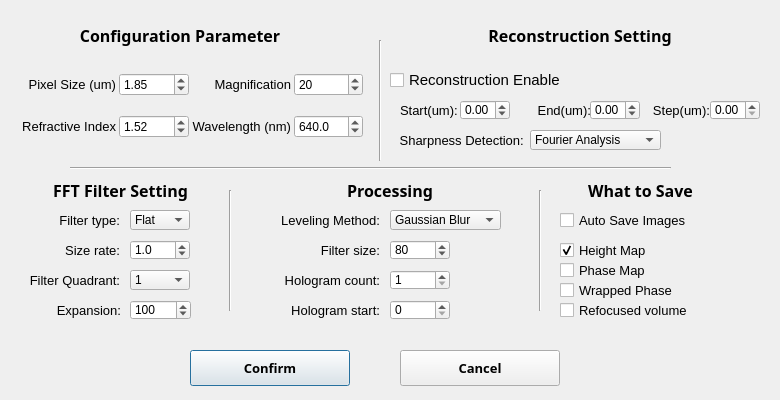
<?xml version="1.0" encoding="UTF-8"?>
<ui version="4.0">
 <class>SystemSetting</class>
 <widget class="QDialog" name="SystemSetting">
  <property name="geometry">
   <rect>
    <x>0</x>
    <y>0</y>
    <width>780</width>
    <height>400</height>
   </rect>
  </property>
  <property name="windowTitle">
   <string>Dialog</string>
  </property>
  <property name="styleSheet">
   <string notr="true"/>
  </property>
  <widget class="Line" name="line">
   <property name="geometry">
    <rect>
     <x>70</x>
     <y>160</y>
     <width>601</width>
     <height>16</height>
    </rect>
   </property>
   <property name="orientation">
    <enum>Qt::Horizontal</enum>
   </property>
  </widget>
  <widget class="QCheckBox" name="checkBox_recon_enable">
   <property name="geometry">
    <rect>
     <x>390</x>
     <y>70</y>
     <width>181</width>
     <height>20</height>
    </rect>
   </property>
   <property name="sizeIncrement">
    <size>
     <width>20</width>
     <height>20</height>
    </size>
   </property>
   <property name="baseSize">
    <size>
     <width>0</width>
     <height>0</height>
    </size>
   </property>
   <property name="font">
    <font>
     <family>Arial</family>
     <pointsize>11</pointsize>
     <weight>50</weight>
     <italic>false</italic>
     <bold>false</bold>
    </font>
   </property>
   <property name="styleSheet">
    <string notr="true">font: 11pt &quot;Arial&quot;;

</string>
   </property>
   <property name="locale">
    <locale language="English" country="Canada"/>
   </property>
   <property name="text">
    <string>Reconstruction Enable</string>
   </property>
   <property name="iconSize">
    <size>
     <width>60</width>
     <height>60</height>
    </size>
   </property>
  </widget>
  <widget class="QWidget" name="layoutWidget_2">
   <property name="geometry">
    <rect>
     <x>22</x>
     <y>60</y>
     <width>341</width>
     <height>91</height>
    </rect>
   </property>
   <layout class="QGridLayout" name="gridLayout">
    <property name="horizontalSpacing">
     <number>3</number>
    </property>
    <item row="1" column="2">
     <widget class="QLabel" name="label_wavelength">
      <property name="font">
       <font>
        <family>Arial</family>
        <pointsize>10</pointsize>
       </font>
      </property>
      <property name="locale">
       <locale language="English" country="Canada"/>
      </property>
      <property name="text">
       <string>Wavelength (nm)</string>
      </property>
      <property name="alignment">
       <set>Qt::AlignRight|Qt::AlignTrailing|Qt::AlignVCenter</set>
      </property>
     </widget>
    </item>
    <item row="0" column="1">
     <widget class="QDoubleSpinBox" name="pixel_size">
      <property name="locale">
       <locale language="English" country="Canada"/>
      </property>
      <property name="minimum">
       <double>0.100000000000000</double>
      </property>
      <property name="maximum">
       <double>20.000000000000000</double>
      </property>
      <property name="singleStep">
       <double>0.010000000000000</double>
      </property>
      <property name="value">
       <double>1.850000000000000</double>
      </property>
     </widget>
    </item>
    <item row="0" column="3">
     <widget class="QSpinBox" name="magnification">
      <property name="locale">
       <locale language="English" country="Canada"/>
      </property>
      <property name="minimum">
       <number>1</number>
      </property>
      <property name="maximum">
       <number>150</number>
      </property>
      <property name="value">
       <number>20</number>
      </property>
     </widget>
    </item>
    <item row="1" column="3">
     <widget class="QDoubleSpinBox" name="wave_length">
      <property name="locale">
       <locale language="English" country="Canada"/>
      </property>
      <property name="frame">
       <bool>true</bool>
      </property>
      <property name="decimals">
       <number>1</number>
      </property>
      <property name="minimum">
       <double>350.000000000000000</double>
      </property>
      <property name="maximum">
       <double>1500.000000000000000</double>
      </property>
      <property name="singleStep">
       <double>1.000000000000000</double>
      </property>
      <property name="stepType">
       <enum>QAbstractSpinBox::DefaultStepType</enum>
      </property>
      <property name="value">
       <double>640.000000000000000</double>
      </property>
     </widget>
    </item>
    <item row="0" column="2">
     <widget class="QLabel" name="label_mag">
      <property name="font">
       <font>
        <family>Arial</family>
        <pointsize>10</pointsize>
       </font>
      </property>
      <property name="locale">
       <locale language="English" country="Canada"/>
      </property>
      <property name="text">
       <string>Magnification</string>
      </property>
      <property name="alignment">
       <set>Qt::AlignRight|Qt::AlignTrailing|Qt::AlignVCenter</set>
      </property>
     </widget>
    </item>
    <item row="0" column="0">
     <widget class="QLabel" name="label_pixel">
      <property name="font">
       <font>
        <family>Arial</family>
        <pointsize>10</pointsize>
       </font>
      </property>
      <property name="locale">
       <locale language="English" country="Canada"/>
      </property>
      <property name="text">
       <string>Pixel Size (um)</string>
      </property>
      <property name="alignment">
       <set>Qt::AlignRight|Qt::AlignTrailing|Qt::AlignVCenter</set>
      </property>
     </widget>
    </item>
    <item row="1" column="1">
     <widget class="QDoubleSpinBox" name="refractive_index">
      <property name="locale">
       <locale language="English" country="Canada"/>
      </property>
      <property name="maximum">
       <double>10.000000000000000</double>
      </property>
      <property name="singleStep">
       <double>0.010000000000000</double>
      </property>
      <property name="value">
       <double>1.520000000000000</double>
      </property>
     </widget>
    </item>
    <item row="1" column="0">
     <widget class="QLabel" name="label_RI">
      <property name="minimumSize">
       <size>
        <width>90</width>
        <height>0</height>
       </size>
      </property>
      <property name="font">
       <font>
        <family>Arial</family>
        <pointsize>10</pointsize>
       </font>
      </property>
      <property name="locale">
       <locale language="English" country="Canada"/>
      </property>
      <property name="text">
       <string>Refractive Index</string>
      </property>
      <property name="alignment">
       <set>Qt::AlignRight|Qt::AlignTrailing|Qt::AlignVCenter</set>
      </property>
     </widget>
    </item>
   </layout>
  </widget>
  <widget class="QPushButton" name="pushButton_confirm">
   <property name="geometry">
    <rect>
     <x>190</x>
     <y>350</y>
     <width>160</width>
     <height>36</height>
    </rect>
   </property>
   <property name="font">
    <font>
     <family>Arial Black</family>
     <pointsize>10</pointsize>
     <weight>75</weight>
     <bold>true</bold>
    </font>
   </property>
   <property name="locale">
    <locale language="English" country="Canada"/>
   </property>
   <property name="text">
    <string>Confirm</string>
   </property>
  </widget>
  <widget class="QPushButton" name="pushButton_cancel">
   <property name="geometry">
    <rect>
     <x>400</x>
     <y>350</y>
     <width>160</width>
     <height>36</height>
    </rect>
   </property>
   <property name="font">
    <font>
     <family>Arial Black</family>
     <pointsize>10</pointsize>
     <weight>75</weight>
     <bold>true</bold>
    </font>
   </property>
   <property name="locale">
    <locale language="English" country="Canada"/>
   </property>
   <property name="text">
    <string>Cancel</string>
   </property>
  </widget>
  <widget class="QLabel" name="Title_config">
   <property name="geometry">
    <rect>
     <x>50</x>
     <y>20</y>
     <width>260</width>
     <height>30</height>
    </rect>
   </property>
   <property name="font">
    <font>
     <family>Arial Black</family>
     <pointsize>12</pointsize>
     <weight>75</weight>
     <bold>true</bold>
    </font>
   </property>
   <property name="locale">
    <locale language="English" country="Canada"/>
   </property>
   <property name="text">
    <string>Configuration Parameter</string>
   </property>
   <property name="alignment">
    <set>Qt::AlignCenter</set>
   </property>
  </widget>
  <widget class="QLabel" name="Title_recon">
   <property name="geometry">
    <rect>
     <x>450</x>
     <y>20</y>
     <width>260</width>
     <height>30</height>
    </rect>
   </property>
   <property name="font">
    <font>
     <family>Arial Black</family>
     <pointsize>12</pointsize>
     <weight>75</weight>
     <bold>true</bold>
    </font>
   </property>
   <property name="locale">
    <locale language="English" country="Canada"/>
   </property>
   <property name="text">
    <string>Reconstruction Setting</string>
   </property>
   <property name="alignment">
    <set>Qt::AlignCenter</set>
   </property>
  </widget>
  <widget class="QDoubleSpinBox" name="SpinBox_start_recon">
   <property name="geometry">
    <rect>
     <x>460</x>
     <y>100</y>
     <width>50</width>
     <height>20</height>
    </rect>
   </property>
   <property name="locale">
    <locale language="English" country="Canada"/>
   </property>
   <property name="minimum">
    <double>-2000.000000000000000</double>
   </property>
   <property name="maximum">
    <double>2000.000000000000000</double>
   </property>
  </widget>
  <widget class="QDoubleSpinBox" name="SpinBox_end_recon">
   <property name="geometry">
    <rect>
     <x>590</x>
     <y>100</y>
     <width>50</width>
     <height>20</height>
    </rect>
   </property>
   <property name="locale">
    <locale language="English" country="Canada"/>
   </property>
   <property name="minimum">
    <double>-2000.000000000000000</double>
   </property>
   <property name="maximum">
    <double>2000.000000000000000</double>
   </property>
  </widget>
  <widget class="QDoubleSpinBox" name="SpinBox_step_recon">
   <property name="geometry">
    <rect>
     <x>710</x>
     <y>100</y>
     <width>50</width>
     <height>20</height>
    </rect>
   </property>
   <property name="locale">
    <locale language="English" country="Canada"/>
   </property>
   <property name="maximum">
    <double>500.000000000000000</double>
   </property>
  </widget>
  <widget class="QLabel" name="label_start_recon">
   <property name="geometry">
    <rect>
     <x>400</x>
     <y>100</y>
     <width>60</width>
     <height>20</height>
    </rect>
   </property>
   <property name="font">
    <font>
     <family>Arial</family>
     <pointsize>10</pointsize>
     <weight>50</weight>
     <bold>false</bold>
    </font>
   </property>
   <property name="locale">
    <locale language="English" country="Canada"/>
   </property>
   <property name="text">
    <string>Start(um):</string>
   </property>
   <property name="alignment">
    <set>Qt::AlignLeading|Qt::AlignLeft|Qt::AlignVCenter</set>
   </property>
  </widget>
  <widget class="QLabel" name="label_end_recon">
   <property name="geometry">
    <rect>
     <x>530</x>
     <y>100</y>
     <width>61</width>
     <height>20</height>
    </rect>
   </property>
   <property name="font">
    <font>
     <family>Arial</family>
     <pointsize>10</pointsize>
    </font>
   </property>
   <property name="locale">
    <locale language="English" country="Canada"/>
   </property>
   <property name="text">
    <string>End(um):</string>
   </property>
   <property name="alignment">
    <set>Qt::AlignRight|Qt::AlignTrailing|Qt::AlignVCenter</set>
   </property>
  </widget>
  <widget class="QLabel" name="label_step_recon">
   <property name="geometry">
    <rect>
     <x>640</x>
     <y>100</y>
     <width>70</width>
     <height>20</height>
    </rect>
   </property>
   <property name="font">
    <font>
     <family>Arial</family>
     <pointsize>10</pointsize>
    </font>
   </property>
   <property name="locale">
    <locale language="English" country="Canada"/>
   </property>
   <property name="text">
    <string>Step(um):</string>
   </property>
   <property name="alignment">
    <set>Qt::AlignRight|Qt::AlignTrailing|Qt::AlignVCenter</set>
   </property>
  </widget>
  <widget class="QLabel" name="label">
   <property name="geometry">
    <rect>
     <x>30</x>
     <y>180</y>
     <width>181</width>
     <height>21</height>
    </rect>
   </property>
   <property name="font">
    <font>
     <family>Arial Black</family>
     <pointsize>12</pointsize>
     <weight>75</weight>
     <bold>true</bold>
    </font>
   </property>
   <property name="text">
    <string>FFT Filter Setting</string>
   </property>
   <property name="alignment">
    <set>Qt::AlignCenter</set>
   </property>
  </widget>
  <widget class="QDoubleSpinBox" name="doubleSpinBox_rate">
   <property name="geometry">
    <rect>
     <x>130</x>
     <y>240</y>
     <width>60</width>
     <height>20</height>
    </rect>
   </property>
   <property name="decimals">
    <number>1</number>
   </property>
   <property name="minimum">
    <double>0.100000000000000</double>
   </property>
   <property name="maximum">
    <double>10.000000000000000</double>
   </property>
   <property name="singleStep">
    <double>0.100000000000000</double>
   </property>
   <property name="value">
    <double>1.000000000000000</double>
   </property>
  </widget>
  <widget class="QComboBox" name="comboBox_FilterType">
   <property name="geometry">
    <rect>
     <x>130</x>
     <y>210</y>
     <width>60</width>
     <height>20</height>
    </rect>
   </property>
   <item>
    <property name="text">
     <string>Flat</string>
    </property>
   </item>
   <item>
    <property name="text">
     <string>Hann</string>
    </property>
   </item>
  </widget>
  <widget class="QLabel" name="label_3">
   <property name="geometry">
    <rect>
     <x>40</x>
     <y>240</y>
     <width>80</width>
     <height>20</height>
    </rect>
   </property>
   <property name="font">
    <font>
     <family>Arial</family>
     <pointsize>10</pointsize>
    </font>
   </property>
   <property name="text">
    <string>Size rate:</string>
   </property>
   <property name="alignment">
    <set>Qt::AlignRight|Qt::AlignTrailing|Qt::AlignVCenter</set>
   </property>
  </widget>
  <widget class="QLabel" name="label_2">
   <property name="geometry">
    <rect>
     <x>40</x>
     <y>210</y>
     <width>80</width>
     <height>20</height>
    </rect>
   </property>
   <property name="font">
    <font>
     <family>Arial</family>
     <pointsize>10</pointsize>
    </font>
   </property>
   <property name="text">
    <string>Filter type:</string>
   </property>
   <property name="alignment">
    <set>Qt::AlignRight|Qt::AlignTrailing|Qt::AlignVCenter</set>
   </property>
  </widget>
  <widget class="QLabel" name="label_4">
   <property name="geometry">
    <rect>
     <x>290</x>
     <y>180</y>
     <width>200</width>
     <height>21</height>
    </rect>
   </property>
   <property name="font">
    <font>
     <family>Arial Black</family>
     <pointsize>12</pointsize>
     <weight>75</weight>
     <bold>true</bold>
    </font>
   </property>
   <property name="text">
    <string>Processing</string>
   </property>
   <property name="alignment">
    <set>Qt::AlignCenter</set>
   </property>
  </widget>
  <widget class="QLabel" name="label_sharp_detect">
   <property name="geometry">
    <rect>
     <x>390</x>
     <y>130</y>
     <width>141</width>
     <height>20</height>
    </rect>
   </property>
   <property name="font">
    <font>
     <family>Arial</family>
     <pointsize>10</pointsize>
    </font>
   </property>
   <property name="locale">
    <locale language="English" country="Canada"/>
   </property>
   <property name="text">
    <string>Sharpness Detection:  </string>
   </property>
   <property name="alignment">
    <set>Qt::AlignRight|Qt::AlignTrailing|Qt::AlignVCenter</set>
   </property>
  </widget>
  <widget class="QComboBox" name="detected_method">
   <property name="geometry">
    <rect>
     <x>530</x>
     <y>130</y>
     <width>131</width>
     <height>20</height>
    </rect>
   </property>
   <item>
    <property name="text">
     <string>Fourier Analysis</string>
    </property>
   </item>
   <item>
    <property name="text">
     <string>Statitic</string>
    </property>
   </item>
  </widget>
  <widget class="Line" name="line_2">
   <property name="geometry">
    <rect>
     <x>370</x>
     <y>40</y>
     <width>20</width>
     <height>121</height>
    </rect>
   </property>
   <property name="orientation">
    <enum>Qt::Vertical</enum>
   </property>
  </widget>
  <widget class="QLabel" name="label_5">
   <property name="geometry">
    <rect>
     <x>560</x>
     <y>180</y>
     <width>161</width>
     <height>21</height>
    </rect>
   </property>
   <property name="font">
    <font>
     <family>Arial Black</family>
     <pointsize>12</pointsize>
     <weight>75</weight>
     <bold>true</bold>
    </font>
   </property>
   <property name="text">
    <string>What to Save</string>
   </property>
   <property name="alignment">
    <set>Qt::AlignCenter</set>
   </property>
  </widget>
  <widget class="QCheckBox" name="checkBox_height">
   <property name="geometry">
    <rect>
     <x>560</x>
     <y>240</y>
     <width>181</width>
     <height>20</height>
    </rect>
   </property>
   <property name="sizeIncrement">
    <size>
     <width>20</width>
     <height>20</height>
    </size>
   </property>
   <property name="baseSize">
    <size>
     <width>0</width>
     <height>0</height>
    </size>
   </property>
   <property name="font">
    <font>
     <family>Arial</family>
     <pointsize>10</pointsize>
     <weight>50</weight>
     <italic>false</italic>
     <bold>false</bold>
    </font>
   </property>
   <property name="styleSheet">
    <string notr="true">font: 10pt &quot;Arial&quot;;</string>
   </property>
   <property name="locale">
    <locale language="English" country="Canada"/>
   </property>
   <property name="text">
    <string>Height Map</string>
   </property>
   <property name="iconSize">
    <size>
     <width>60</width>
     <height>60</height>
    </size>
   </property>
   <property name="checked">
    <bool>true</bool>
   </property>
  </widget>
  <widget class="QCheckBox" name="checkBox_phase">
   <property name="geometry">
    <rect>
     <x>560</x>
     <y>260</y>
     <width>181</width>
     <height>20</height>
    </rect>
   </property>
   <property name="sizeIncrement">
    <size>
     <width>20</width>
     <height>20</height>
    </size>
   </property>
   <property name="baseSize">
    <size>
     <width>0</width>
     <height>0</height>
    </size>
   </property>
   <property name="font">
    <font>
     <family>Arial</family>
     <pointsize>10</pointsize>
     <weight>50</weight>
     <italic>false</italic>
     <bold>false</bold>
    </font>
   </property>
   <property name="styleSheet">
    <string notr="true">font: 10pt &quot;Arial&quot;;</string>
   </property>
   <property name="locale">
    <locale language="English" country="Canada"/>
   </property>
   <property name="text">
    <string>Phase Map</string>
   </property>
   <property name="iconSize">
    <size>
     <width>60</width>
     <height>60</height>
    </size>
   </property>
  </widget>
  <widget class="QCheckBox" name="checkBox_wrapped_phase">
   <property name="geometry">
    <rect>
     <x>560</x>
     <y>280</y>
     <width>181</width>
     <height>20</height>
    </rect>
   </property>
   <property name="sizeIncrement">
    <size>
     <width>20</width>
     <height>20</height>
    </size>
   </property>
   <property name="baseSize">
    <size>
     <width>0</width>
     <height>0</height>
    </size>
   </property>
   <property name="font">
    <font>
     <family>Arial</family>
     <pointsize>10</pointsize>
     <weight>50</weight>
     <italic>false</italic>
     <bold>false</bold>
    </font>
   </property>
   <property name="styleSheet">
    <string notr="true">font: 10pt &quot;Arial&quot;;</string>
   </property>
   <property name="locale">
    <locale language="English" country="Canada"/>
   </property>
   <property name="text">
    <string>Wrapped Phase</string>
   </property>
   <property name="iconSize">
    <size>
     <width>60</width>
     <height>60</height>
    </size>
   </property>
  </widget>
  <widget class="QCheckBox" name="checkBox_refocus_volume">
   <property name="geometry">
    <rect>
     <x>560</x>
     <y>300</y>
     <width>181</width>
     <height>20</height>
    </rect>
   </property>
   <property name="sizeIncrement">
    <size>
     <width>20</width>
     <height>20</height>
    </size>
   </property>
   <property name="baseSize">
    <size>
     <width>0</width>
     <height>0</height>
    </size>
   </property>
   <property name="font">
    <font>
     <family>Arial</family>
     <pointsize>10</pointsize>
     <weight>50</weight>
     <italic>false</italic>
     <bold>false</bold>
    </font>
   </property>
   <property name="styleSheet">
    <string notr="true">font: 10pt &quot;Arial&quot;;</string>
   </property>
   <property name="locale">
    <locale language="English" country="Canada"/>
   </property>
   <property name="text">
    <string>Refocused volume</string>
   </property>
   <property name="iconSize">
    <size>
     <width>60</width>
     <height>60</height>
    </size>
   </property>
  </widget>
  <widget class="Line" name="line_3">
   <property name="geometry">
    <rect>
     <x>220</x>
     <y>190</y>
     <width>20</width>
     <height>121</height>
    </rect>
   </property>
   <property name="orientation">
    <enum>Qt::Vertical</enum>
   </property>
  </widget>
  <widget class="Line" name="line_4">
   <property name="geometry">
    <rect>
     <x>530</x>
     <y>190</y>
     <width>20</width>
     <height>121</height>
    </rect>
   </property>
   <property name="orientation">
    <enum>Qt::Vertical</enum>
   </property>
  </widget>
  <widget class="QLabel" name="label_6">
   <property name="geometry">
    <rect>
     <x>260</x>
     <y>210</y>
     <width>120</width>
     <height>20</height>
    </rect>
   </property>
   <property name="font">
    <font>
     <family>Arial</family>
     <pointsize>10</pointsize>
    </font>
   </property>
   <property name="locale">
    <locale language="English" country="Canada"/>
   </property>
   <property name="text">
    <string>Leveling Method:</string>
   </property>
   <property name="alignment">
    <set>Qt::AlignRight|Qt::AlignTrailing|Qt::AlignVCenter</set>
   </property>
  </widget>
  <widget class="QComboBox" name="comboBox_leveling">
   <property name="geometry">
    <rect>
     <x>390</x>
     <y>210</y>
     <width>111</width>
     <height>20</height>
    </rect>
   </property>
   <property name="locale">
    <locale language="English" country="Canada"/>
   </property>
   <item>
    <property name="text">
     <string>Gaussian Blur</string>
    </property>
   </item>
   <item>
    <property name="text">
     <string>Polynomial</string>
    </property>
   </item>
  </widget>
  <widget class="QLabel" name="label_7">
   <property name="geometry">
    <rect>
     <x>260</x>
     <y>240</y>
     <width>120</width>
     <height>20</height>
    </rect>
   </property>
   <property name="font">
    <font>
     <family>Arial</family>
     <pointsize>10</pointsize>
    </font>
   </property>
   <property name="locale">
    <locale language="English" country="Canada"/>
   </property>
   <property name="text">
    <string>Filter size:</string>
   </property>
   <property name="alignment">
    <set>Qt::AlignRight|Qt::AlignTrailing|Qt::AlignVCenter</set>
   </property>
  </widget>
  <widget class="QDoubleSpinBox" name="doubleSpinBox_gaussian_size">
   <property name="geometry">
    <rect>
     <x>390</x>
     <y>240</y>
     <width>60</width>
     <height>20</height>
    </rect>
   </property>
   <property name="locale">
    <locale language="English" country="Canada"/>
   </property>
   <property name="decimals">
    <number>0</number>
   </property>
   <property name="minimum">
    <double>20.000000000000000</double>
   </property>
   <property name="maximum">
    <double>500.000000000000000</double>
   </property>
   <property name="singleStep">
    <double>10.000000000000000</double>
   </property>
   <property name="value">
    <double>80.000000000000000</double>
   </property>
  </widget>
  <widget class="QLabel" name="label_8">
   <property name="geometry">
    <rect>
     <x>19</x>
     <y>270</y>
     <width>101</width>
     <height>20</height>
    </rect>
   </property>
   <property name="font">
    <font>
     <family>Arial</family>
     <pointsize>10</pointsize>
    </font>
   </property>
   <property name="text">
    <string>Filter Quadrant:</string>
   </property>
   <property name="alignment">
    <set>Qt::AlignRight|Qt::AlignTrailing|Qt::AlignVCenter</set>
   </property>
  </widget>
  <widget class="QComboBox" name="comboBox_quadrant">
   <property name="geometry">
    <rect>
     <x>130</x>
     <y>270</y>
     <width>60</width>
     <height>20</height>
    </rect>
   </property>
   <item>
    <property name="text">
     <string>1</string>
    </property>
   </item>
   <item>
    <property name="text">
     <string>2</string>
    </property>
   </item>
   <item>
    <property name="text">
     <string>3</string>
    </property>
   </item>
   <item>
    <property name="text">
     <string>4</string>
    </property>
   </item>
  </widget>
  <widget class="QLabel" name="label_9">
   <property name="geometry">
    <rect>
     <x>50</x>
     <y>300</y>
     <width>71</width>
     <height>20</height>
    </rect>
   </property>
   <property name="font">
    <font>
     <family>Arial</family>
     <pointsize>10</pointsize>
    </font>
   </property>
   <property name="text">
    <string>Expansion:</string>
   </property>
   <property name="alignment">
    <set>Qt::AlignRight|Qt::AlignTrailing|Qt::AlignVCenter</set>
   </property>
  </widget>
  <widget class="QDoubleSpinBox" name="expansion">
   <property name="geometry">
    <rect>
     <x>130</x>
     <y>300</y>
     <width>61</width>
     <height>20</height>
    </rect>
   </property>
   <property name="locale">
    <locale language="English" country="Canada"/>
   </property>
   <property name="decimals">
    <number>0</number>
   </property>
   <property name="minimum">
    <double>50.000000000000000</double>
   </property>
   <property name="maximum">
    <double>1000.000000000000000</double>
   </property>
   <property name="singleStep">
    <double>10.000000000000000</double>
   </property>
   <property name="value">
    <double>100.000000000000000</double>
   </property>
  </widget>
  <widget class="QLabel" name="label_10">
   <property name="geometry">
    <rect>
     <x>260</x>
     <y>270</y>
     <width>120</width>
     <height>20</height>
    </rect>
   </property>
   <property name="font">
    <font>
     <family>Arial</family>
     <pointsize>10</pointsize>
    </font>
   </property>
   <property name="locale">
    <locale language="English" country="Canada"/>
   </property>
   <property name="text">
    <string>Hologram count:</string>
   </property>
   <property name="alignment">
    <set>Qt::AlignRight|Qt::AlignTrailing|Qt::AlignVCenter</set>
   </property>
  </widget>
  <widget class="QDoubleSpinBox" name="doubleSpinBox_holo_count">
   <property name="geometry">
    <rect>
     <x>390</x>
     <y>270</y>
     <width>60</width>
     <height>20</height>
    </rect>
   </property>
   <property name="locale">
    <locale language="English" country="Canada"/>
   </property>
   <property name="decimals">
    <number>0</number>
   </property>
   <property name="minimum">
    <double>1.000000000000000</double>
   </property>
   <property name="maximum">
    <double>99999999999.000000000000000</double>
   </property>
   <property name="singleStep">
    <double>1.000000000000000</double>
   </property>
   <property name="value">
    <double>1.000000000000000</double>
   </property>
  </widget>
  <widget class="QLabel" name="label_11">
   <property name="geometry">
    <rect>
     <x>260</x>
     <y>300</y>
     <width>120</width>
     <height>20</height>
    </rect>
   </property>
   <property name="font">
    <font>
     <family>Arial</family>
     <pointsize>10</pointsize>
    </font>
   </property>
   <property name="locale">
    <locale language="English" country="Canada"/>
   </property>
   <property name="text">
    <string>Hologram start:</string>
   </property>
   <property name="alignment">
    <set>Qt::AlignRight|Qt::AlignTrailing|Qt::AlignVCenter</set>
   </property>
  </widget>
  <widget class="QDoubleSpinBox" name="doubleSpinBox_holo_start">
   <property name="geometry">
    <rect>
     <x>390</x>
     <y>300</y>
     <width>60</width>
     <height>20</height>
    </rect>
   </property>
   <property name="locale">
    <locale language="English" country="Canada"/>
   </property>
   <property name="decimals">
    <number>0</number>
   </property>
   <property name="minimum">
    <double>0.000000000000000</double>
   </property>
   <property name="maximum">
    <double>99999999999.000000000000000</double>
   </property>
   <property name="singleStep">
    <double>1.000000000000000</double>
   </property>
   <property name="value">
    <double>0.000000000000000</double>
   </property>
  </widget>
  <widget class="QCheckBox" name="checkBox_auto_save">
   <property name="geometry">
    <rect>
     <x>560</x>
     <y>210</y>
     <width>181</width>
     <height>20</height>
    </rect>
   </property>
   <property name="sizeIncrement">
    <size>
     <width>20</width>
     <height>20</height>
    </size>
   </property>
   <property name="baseSize">
    <size>
     <width>0</width>
     <height>0</height>
    </size>
   </property>
   <property name="font">
    <font>
     <family>Arial</family>
     <pointsize>10</pointsize>
     <weight>50</weight>
     <italic>false</italic>
     <bold>false</bold>
    </font>
   </property>
   <property name="styleSheet">
    <string notr="true">font: 10pt &quot;Arial&quot;;</string>
   </property>
   <property name="locale">
    <locale language="English" country="Canada"/>
   </property>
   <property name="text">
    <string>Auto Save Images</string>
   </property>
   <property name="iconSize">
    <size>
     <width>60</width>
     <height>60</height>
    </size>
   </property>
   <property name="checked">
    <bool>false</bool>
   </property>
  </widget>
 </widget>
 <resources/>
 <connections/>
</ui>
